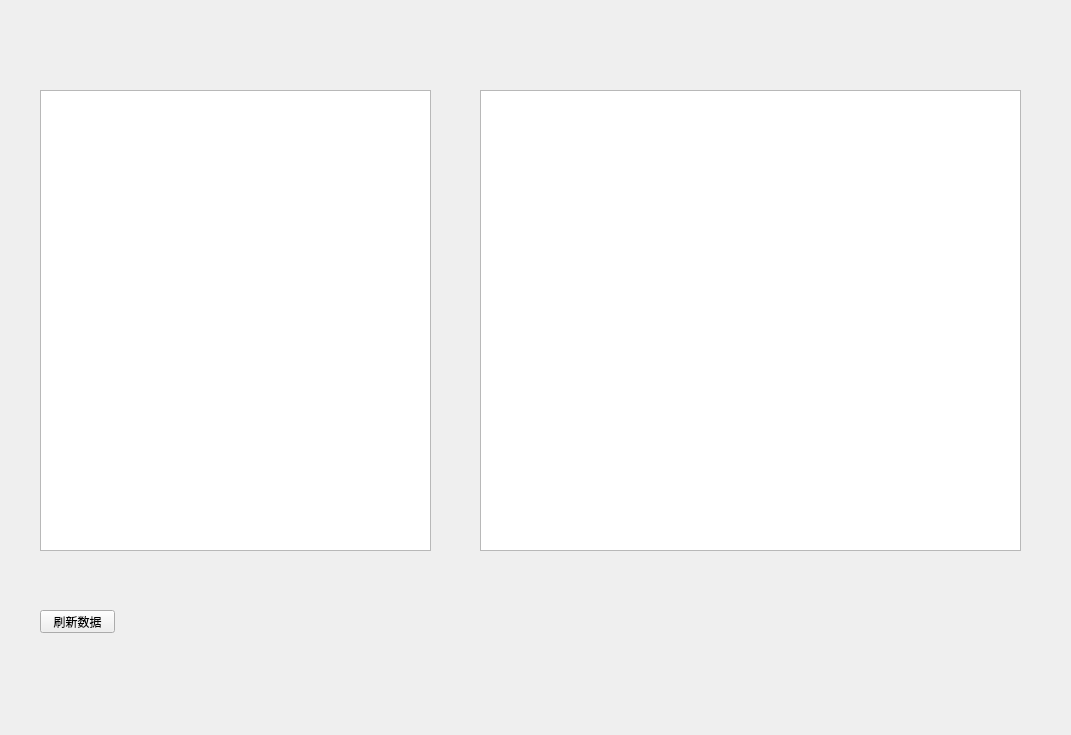
<?xml version="1.0" encoding="UTF-8"?>
<ui version="4.0">
 <class>ChartsTest</class>
 <widget class="QMainWindow" name="ChartsTest">
  <property name="geometry">
   <rect>
    <x>0</x>
    <y>0</y>
    <width>1071</width>
    <height>735</height>
   </rect>
  </property>
  <property name="windowTitle">
   <string>MainWindow</string>
  </property>
  <widget class="QWidget" name="centralwidget">
   <widget class="QChartView" name="lineView">
    <property name="geometry">
     <rect>
      <x>40</x>
      <y>90</y>
      <width>391</width>
      <height>461</height>
     </rect>
    </property>
   </widget>
   <widget class="QPushButton" name="pushButton">
    <property name="geometry">
     <rect>
      <x>40</x>
      <y>610</y>
      <width>75</width>
      <height>23</height>
     </rect>
    </property>
    <property name="text">
     <string>刷新数据</string>
    </property>
   </widget>
   <widget class="QChartView" name="barView">
    <property name="geometry">
     <rect>
      <x>480</x>
      <y>90</y>
      <width>541</width>
      <height>461</height>
     </rect>
    </property>
   </widget>
  </widget>
 </widget>
 <customwidgets>
  <customwidget>
   <class>QChartView</class>
   <extends>QGraphicsView</extends>
   <header location="global">qchartview.h</header>
  </customwidget>
 </customwidgets>
 <resources/>
 <connections/>
</ui>
